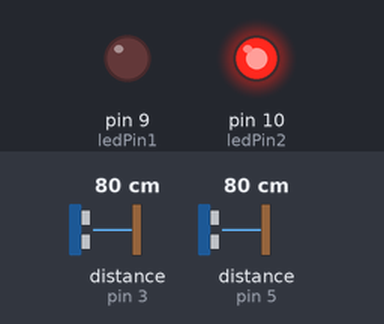
The sketch below on a simulated Arduino Uno, built with avr-gcc and run on an emulated ATmega328P. Shown: output pins drawn as LEDs (lit = HIGH). Wiring (from diagram.json): 2 × ultrasonic range finder: trigger pin 2, echo pin 3 / trigger pin 4, echo pin 5. Inputs (shaded band) come from the test bench; at power-on: distance to the obstacle (sensors on pin 3, pin 5) 80 cm. The echo pulse lasts 58.3 µs per cm; pins used as bus, display or sensor lines are not drawn; what the sketch prints to the serial monitor is not drawn.

Above: at 1.2 s.
1.3 s: distance to the obstacle (sensor on pin 3) set to 60 cm
4.3 s: distance to the obstacle (sensor on pin 5) set to 35 cm
7.3 s: distance to the obstacle (sensor on pin 3) set to 120 cm
Timing chart, 0 to 10.3 s (numbered marks = the images above; inputs shaded):
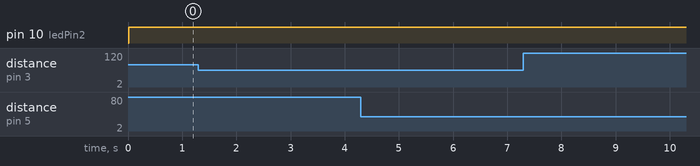

Measured:
- after the input at 1.3 s, every drawn part: stays the same
- after the input at 4.3 s, every drawn part: stays the same
- after the input at 7.3 s, every drawn part: stays the same

The sketch:

code.ino
```cpp
const int trigPin1 = 2;
const int echoPin1 = 3;
const int trigPin2 = 4;
const int echoPin2 = 5;
const int ledPin1 = 9;  // LED for Direction 1
const int ledPin2 = 10; // LED for Direction 2

long duration1, duration2;
int distance1, distance2;
const int threshold = 300;  // Threshold distance in cm (adjust as necessary)

void setup() {
  pinMode(trigPin1, OUTPUT);
  pinMode(echoPin1, INPUT);
  pinMode(trigPin2, OUTPUT);
  pinMode(echoPin2, INPUT);
  pinMode(ledPin1, OUTPUT);
  pinMode(ledPin2, OUTPUT);
  Serial.begin(9600);  // Initialize serial communication
}

void loop() {
  // Sensor 1 - Direction 1
  digitalWrite(trigPin1, LOW);
  delayMicroseconds(2);
  digitalWrite(trigPin1, HIGH);
  delayMicroseconds(10);
  digitalWrite(trigPin1, LOW);
  duration1 = pulseIn(echoPin1, HIGH);
  distance1 = duration1 * 0.034 / 2;

  // Sensor 2 - Direction 2
  digitalWrite(trigPin2, LOW);
  delayMicroseconds(2);
  digitalWrite(trigPin2, HIGH);
  delayMicroseconds(10);
  digitalWrite(trigPin2, LOW);
  duration2 = pulseIn(echoPin2, HIGH);
  distance2 = duration2 * 0.034 / 2;

  // Debugging: Print distances
  Serial.print("Distance 1: ");
  Serial.println(distance1);
  Serial.print("Distance 2: ");
  Serial.println(distance2);

  // Logic to control LEDs based on distance
  if (distance1 < threshold) {
    digitalWrite(ledPin2, HIGH);  // Turn on LED for Direction 2
    digitalWrite(ledPin1, LOW);   // Turn off LED for Direction 1
  } else if (distance2 < threshold) {
    digitalWrite(ledPin1, HIGH);  // Turn on LED for Direction 1
    digitalWrite(ledPin2, LOW);   // Turn off LED for Direction 2
  } else {
    digitalWrite(ledPin1, LOW);   // Turn off both LEDs if no vehicle detected
    digitalWrite(ledPin2, LOW);
  }

  delay(100);  // Short delay before the next loop
}
```
